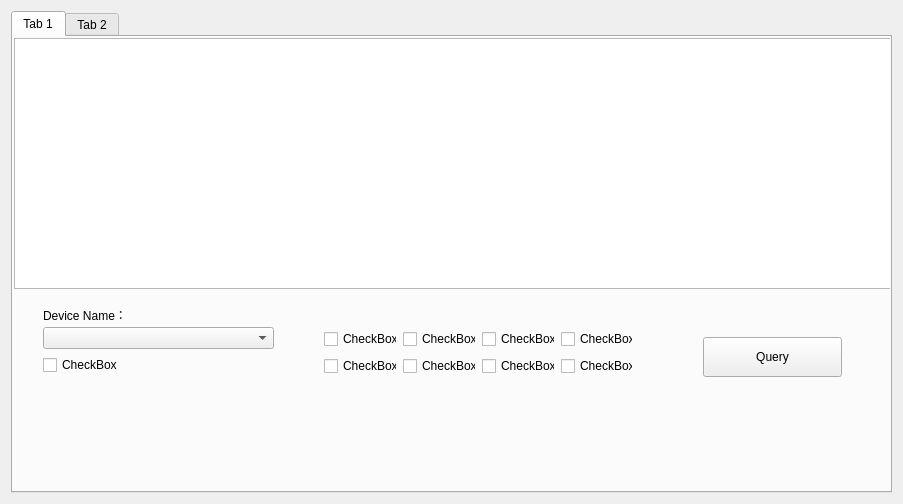
<?xml version="1.0" encoding="UTF-8"?>
<ui version="4.0">
 <class>ACAdapterCountInfomation</class>
 <widget class="QWidget" name="ACAdapterCountInfomation">
  <property name="geometry">
   <rect>
    <x>0</x>
    <y>0</y>
    <width>903</width>
    <height>504</height>
   </rect>
  </property>
  <property name="windowTitle">
   <string>ACAdapterCountInfomation</string>
  </property>
  <layout class="QGridLayout" name="gridLayout">
   <item row="0" column="0">
    <widget class="QTabWidget" name="tabWidget">
     <property name="sizePolicy">
      <sizepolicy hsizetype="Expanding" vsizetype="Expanding">
       <horstretch>0</horstretch>
       <verstretch>0</verstretch>
      </sizepolicy>
     </property>
     <property name="currentIndex">
      <number>0</number>
     </property>
     <widget class="QWidget" name="tabAdapterUseInfo_5">
      <attribute name="title">
       <string>Tab 1</string>
      </attribute>
      <widget class="QTextEdit" name="adapterUseInfoEdit">
       <property name="geometry">
        <rect>
         <x>1</x>
         <y>1</y>
         <width>881</width>
         <height>251</height>
        </rect>
       </property>
       <property name="sizePolicy">
        <sizepolicy hsizetype="Fixed" vsizetype="Fixed">
         <horstretch>0</horstretch>
         <verstretch>0</verstretch>
        </sizepolicy>
       </property>
       <property name="font">
        <font>
         <pointsize>8</pointsize>
        </font>
       </property>
      </widget>
      <widget class="QWidget" name="gridLayoutWidget_3">
       <property name="geometry">
        <rect>
         <x>300</x>
         <y>280</y>
         <width>331</width>
         <height>71</height>
        </rect>
       </property>
       <layout class="QGridLayout" name="gridLayout_5">
        <item row="0" column="2">
         <widget class="QCheckBox" name="checkBPU_2">
          <property name="text">
           <string>CheckBox</string>
          </property>
         </widget>
        </item>
        <item row="0" column="1">
         <widget class="QCheckBox" name="checkBPU_1">
          <property name="text">
           <string>CheckBox</string>
          </property>
         </widget>
        </item>
        <item row="0" column="3">
         <widget class="QCheckBox" name="checkBPU_3">
          <property name="text">
           <string>CheckBox</string>
          </property>
         </widget>
        </item>
        <item row="0" column="0">
         <widget class="QCheckBox" name="checkBPU_0">
          <property name="text">
           <string>CheckBox</string>
          </property>
         </widget>
        </item>
        <item row="1" column="0">
         <widget class="QCheckBox" name="checkBPU_4">
          <property name="text">
           <string>CheckBox</string>
          </property>
         </widget>
        </item>
        <item row="1" column="1">
         <widget class="QCheckBox" name="checkBPU_5">
          <property name="text">
           <string>CheckBox</string>
          </property>
         </widget>
        </item>
        <item row="1" column="2">
         <widget class="QCheckBox" name="checkBPU_6">
          <property name="text">
           <string>CheckBox</string>
          </property>
         </widget>
        </item>
        <item row="1" column="3">
         <widget class="QCheckBox" name="checkBPU_7">
          <property name="text">
           <string>CheckBox</string>
          </property>
         </widget>
        </item>
       </layout>
      </widget>
      <widget class="QCheckBox" name="allCheck">
       <property name="geometry">
        <rect>
         <x>30</x>
         <y>320</y>
         <width>201</width>
         <height>16</height>
        </rect>
       </property>
       <property name="text">
        <string>CheckBox</string>
       </property>
      </widget>
      <widget class="QComboBox" name="deviceComboBox">
       <property name="geometry">
        <rect>
         <x>30</x>
         <y>290</y>
         <width>231</width>
         <height>22</height>
        </rect>
       </property>
      </widget>
      <widget class="QLabel" name="label_11">
       <property name="geometry">
        <rect>
         <x>30</x>
         <y>270</y>
         <width>171</width>
         <height>16</height>
        </rect>
       </property>
       <property name="text">
        <string>Device Name：</string>
       </property>
      </widget>
      <widget class="QPushButton" name="queryButton">
       <property name="geometry">
        <rect>
         <x>690</x>
         <y>300</y>
         <width>139</width>
         <height>40</height>
        </rect>
       </property>
       <property name="sizePolicy">
        <sizepolicy hsizetype="Expanding" vsizetype="Fixed">
         <horstretch>0</horstretch>
         <verstretch>0</verstretch>
        </sizepolicy>
       </property>
       <property name="minimumSize">
        <size>
         <width>0</width>
         <height>40</height>
        </size>
       </property>
       <property name="text">
        <string>Query</string>
       </property>
      </widget>
     </widget>
     <widget class="QWidget" name="tabAdapterInfo_6">
      <attribute name="title">
       <string>Tab 2</string>
      </attribute>
      <layout class="QVBoxLayout" name="verticalLayout_14">
       <property name="spacing">
        <number>0</number>
       </property>
       <property name="leftMargin">
        <number>1</number>
       </property>
       <property name="topMargin">
        <number>1</number>
       </property>
       <property name="rightMargin">
        <number>1</number>
       </property>
       <property name="bottomMargin">
        <number>1</number>
       </property>
       <item>
        <layout class="QHBoxLayout" name="horizontalLayout_25" stretch="4,3">
         <item>
          <widget class="QTextEdit" name="adapterInfoEdit"/>
         </item>
         <item>
          <layout class="QVBoxLayout" name="verticalLayout_15" stretch="2,2,2,1,2,5">
           <property name="spacing">
            <number>10</number>
           </property>
           <item>
            <spacer name="verticalSpacer_16">
             <property name="orientation">
              <enum>Qt::Vertical</enum>
             </property>
             <property name="sizeHint" stdset="0">
              <size>
               <width>20</width>
               <height>40</height>
              </size>
             </property>
            </spacer>
           </item>
           <item>
            <layout class="QHBoxLayout" name="horizontalLayout_26" stretch="5,10,1">
             <item alignment="Qt::AlignRight">
              <widget class="QLabel" name="label_14">
               <property name="text">
                <string>Device Name：</string>
               </property>
              </widget>
             </item>
             <item>
              <widget class="QComboBox" name="deviceComboBox2"/>
             </item>
             <item>
              <spacer name="horizontalSpacer_25">
               <property name="orientation">
                <enum>Qt::Horizontal</enum>
               </property>
               <property name="sizeHint" stdset="0">
                <size>
                 <width>40</width>
                 <height>20</height>
                </size>
               </property>
              </spacer>
             </item>
            </layout>
           </item>
           <item>
            <layout class="QHBoxLayout" name="horizontalLayout_27" stretch="5,10,1">
             <item alignment="Qt::AlignRight">
              <widget class="QLabel" name="label_15">
               <property name="text">
                <string>SKT Name：</string>
               </property>
              </widget>
             </item>
             <item>
              <widget class="QComboBox" name="sktComboBox"/>
             </item>
             <item>
              <spacer name="horizontalSpacer_26">
               <property name="orientation">
                <enum>Qt::Horizontal</enum>
               </property>
               <property name="sizeHint" stdset="0">
                <size>
                 <width>40</width>
                 <height>20</height>
                </size>
               </property>
              </spacer>
             </item>
            </layout>
           </item>
           <item>
            <spacer name="verticalSpacer_17">
             <property name="orientation">
              <enum>Qt::Vertical</enum>
             </property>
             <property name="sizeHint" stdset="0">
              <size>
               <width>20</width>
               <height>40</height>
              </size>
             </property>
            </spacer>
           </item>
           <item>
            <layout class="QHBoxLayout" name="horizontalLayout_28" stretch="7,6,6">
             <item>
              <spacer name="horizontalSpacer_27">
               <property name="orientation">
                <enum>Qt::Horizontal</enum>
               </property>
               <property name="sizeHint" stdset="0">
                <size>
                 <width>40</width>
                 <height>20</height>
                </size>
               </property>
              </spacer>
             </item>
             <item>
              <widget class="QPushButton" name="queryButton2">
               <property name="sizePolicy">
                <sizepolicy hsizetype="Expanding" vsizetype="Fixed">
                 <horstretch>0</horstretch>
                 <verstretch>0</verstretch>
                </sizepolicy>
               </property>
               <property name="minimumSize">
                <size>
                 <width>90</width>
                 <height>40</height>
                </size>
               </property>
               <property name="text">
                <string>Query</string>
               </property>
              </widget>
             </item>
             <item>
              <spacer name="horizontalSpacer_28">
               <property name="orientation">
                <enum>Qt::Horizontal</enum>
               </property>
               <property name="sizeHint" stdset="0">
                <size>
                 <width>40</width>
                 <height>20</height>
                </size>
               </property>
              </spacer>
             </item>
            </layout>
           </item>
           <item>
            <spacer name="verticalSpacer_18">
             <property name="orientation">
              <enum>Qt::Vertical</enum>
             </property>
             <property name="sizeHint" stdset="0">
              <size>
               <width>20</width>
               <height>40</height>
              </size>
             </property>
            </spacer>
           </item>
          </layout>
         </item>
        </layout>
       </item>
      </layout>
     </widget>
    </widget>
   </item>
  </layout>
 </widget>
 <layoutdefault spacing="6" margin="11"/>
 <resources/>
 <connections/>
</ui>
